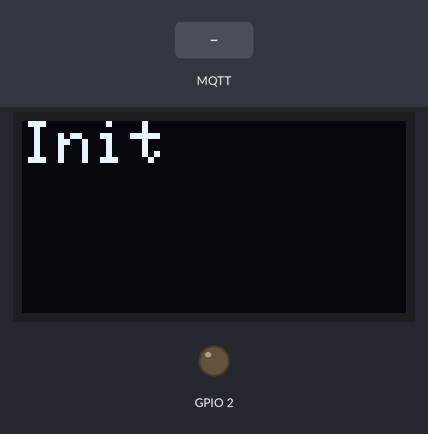
Simulated run of this sketch. Board: ESP8266 (Wemos D1 mini). On the bench: 128×64 one-colour display, output pins drawn as LEDs (lit = HIGH). Inputs (shaded band) come from the test bench. WiFi joins after 1.5 s; servers stay silent unless stated; random numbers use the default seed unless the sketch sets one; no MQTT or app messages arrive unless stated; not simulated (calls return 0 or success): secrets.h; what the sketch prints to the serial monitor is not drawn.

Above: at 2.7 s.
2.8 s: MQTT message "1" arrives on the second subscribed topic
At 3.3 s:
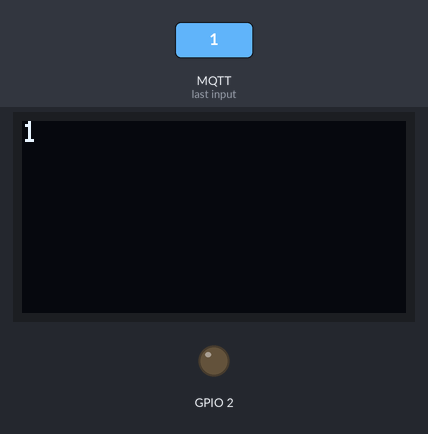
4.3 s: MQTT message "on" arrives on the second subscribed topic
At 5.5 s:
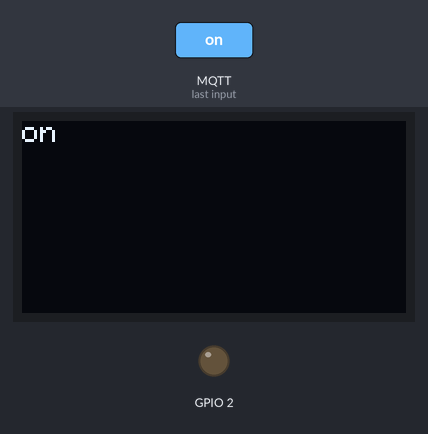
5.8 s: MQTT message "off" arrives on the second subscribed topic
At 6.7 s:
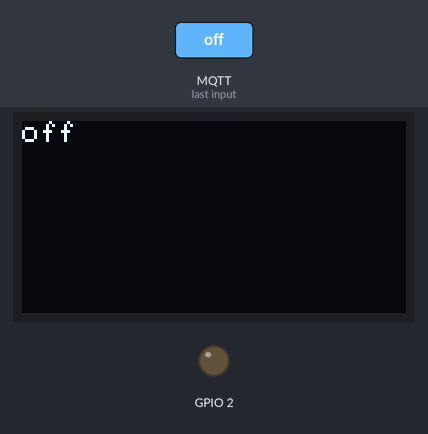
7.3 s: MQTT message "0" arrives on the first subscribed topic
At 8.1 s:
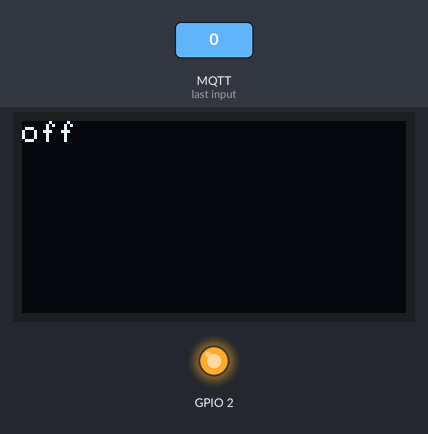
8.8 s: MQTT message "0" arrives on the second subscribed topic
At 10.2 s:
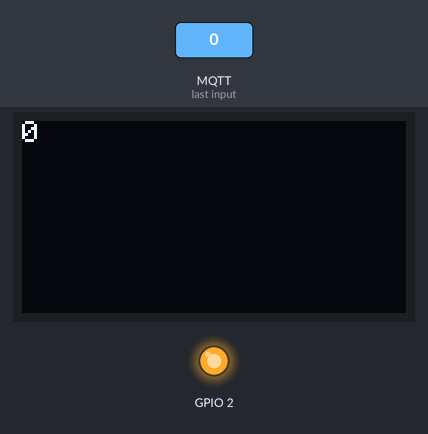
Timing chart, 0 to 11.3 s (numbered marks = the images above; inputs shaded):
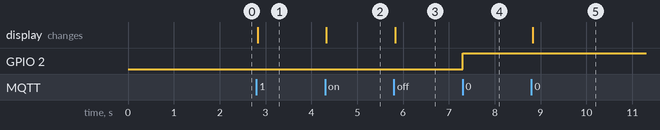

Measured:
- after the input at 2.8 s, the display: changes at once (image 1)
- after the input at 4.3 s, the display: changes at once (image 2)
- after the input at 5.8 s, the display: changes at once (image 3)
- after the input at 7.3 s, GPIO 2: LOW → HIGH at once
- after the input at 8.8 s, the display: changes at once (image 5)

The sketch:

oled-node.ino
```cpp
/*
   Ejemplo de nodo remoto para interacción con MQTT y Node-RED con Wemos D1 Mini +  Oled Relay: https://wiki.wemos.cc/products:d1_mini_shields:oled_shield
   Publica en un topic cada 10 segundos y en otro cada 60 segundos
   Está suscrito a dos topic, uno de ellos enciende y apaga el led integrado de ESP8266 y el otro muestra en pantalla el mensaje
   En cada reset publica un mensaje indicando que se ha reiniciado
   Instalar librería https://github.com/mcauser/Adafruit_SSD1306/tree/esp8266-64x48
*/

/* secrets.h
  #define SSID "......."
  #define PASSWORD "......"
  #define MQTT_SERVER "......"
  #define MQTT_USER "......."
  #define MQTT_PASSWORD "........"
*/

#include <ESP8266WiFi.h>
#include <PubSubClient.h>
#include <Wire.h>
#include <Adafruit_GFX.h>
#include <Adafruit_SSD1306.h>
#include "secrets.h"

// Update these with values suitable for your network.

#define OLED_RESET -1
Adafruit_SSD1306 display(OLED_RESET);

#define DISPOSITIVO "nodooled1" //Dispositivo que identifica al publicar en MQTT
#define RAIZ "cursomqtt"  //raiz de la ruta donde va a publicar

WiFiClient espClient;
PubSubClient client(espClient);
long lastMsg = 0;
long lastMsgM = 0;
char msg[50];
int value = 0;
int valueM = 0;

//Topics
String topic_root =  String(RAIZ) + "/" + String(DISPOSITIVO);
String publish_10sec_string = topic_root + "/dato10s";
const char* publish_10sec = publish_10sec_string.c_str();
String publish_60sec_string = topic_root + "/dato60s";
const char* publish_60sec = publish_60sec_string.c_str();
String publish_reset_string = topic_root + "/reset";
const char* publish_reset = publish_reset_string.c_str();
String subs_led_string = topic_root + "/led";
const char* subs_led = subs_led_string.c_str();
String subs_oled_string = topic_root + "/oled";
const char* subs_oled = subs_oled_string.c_str();
String lwt_topic_string = topic_root + "/status";
const char* lwt_topic = lwt_topic_string.c_str();

void setup() {
  pinMode(LED_BUILTIN, OUTPUT);     // Initialize the BUILTIN_LED pin as an output
  Serial.begin(115200);

  //display config
  display.begin(SSD1306_SWITCHCAPVCC, 0x3C);
  display.clearDisplay();
  display.setTextSize(2);
  display.setTextColor(WHITE);
  display.println("Init");
  display.println();
  display.display();

  setup_wifi();
  client.setServer(MQTT_SERVER, 1883);
  client.setCallback(callback);
}

void loop() {
  if (!client.connected()) {
    reconnect();
  }
  client.loop();

  long now = millis();
  if (now - lastMsg > 10000) {
    lastMsg = now;
    ++value;
    snprintf (msg, 50, "hello world 10s #%ld", value);
    Serial.print("Publish message: ");
    Serial.println(msg);
    client.publish(publish_10sec, msg, true);
  }

  if (now - lastMsgM > 60000) {
    lastMsgM = now;
    ++valueM;
    snprintf (msg, 50, "hello world 60s #%ld", valueM);
    Serial.print("Publish message: ");
    Serial.println(msg);
    client.publish(publish_60sec, msg, true);
  }
}

void callback(char* topic, byte* payload, unsigned int length) {
  Serial.print("Message arrived [");
  Serial.print(topic);
  Serial.print("] ");
  String texto = "";
  for (int i = 0; i < length; i++) {
    Serial.print((char)payload[i]);
    texto += (char)payload[i];
  }
  Serial.println();

  if (String(topic) == String(subs_led)) {
    // Switch on the LED if an 1 was received as first character
    if ((char)payload[0] == '1') {
      digitalWrite(LED_BUILTIN, LOW);   // Turn the LED on (Note that LOW is the voltage level
      // but actually the LED is on; this is because
      // it is active low on the ESP-01)
    } else {
      digitalWrite(LED_BUILTIN, HIGH);  // Turn the LED off by making the voltage HIGH
    }
  }

  if (String(topic) == String(subs_oled)) {
    display.clearDisplay();
    display.setTextSize(1);
    display.setTextColor(WHITE);
    display.setCursor(0, 0);
    display.println(texto);
    display.display();
  }
}

void setup_wifi() {

  delay(10);
  // We start by connecting to a WiFi network
  Serial.println();
  Serial.print("Connecting to ");
  Serial.println(SSID);

  WiFi.begin(SSID, PASSWORD);

  while (WiFi.status() != WL_CONNECTED) {
    delay(500);
    Serial.print(".");
  }

  randomSeed(micros());

  Serial.println("");
  Serial.println("WiFi connected");
  Serial.println("IP address: ");
  Serial.println(WiFi.localIP());
}

void reconnect() {
  // Loop until we're reconnected
  while (!client.connected()) {
    Serial.print("Attempting MQTT connection...");
    // Create a random client ID
    String clientId = "ESP8266-" + String(DISPOSITIVO) + "-";
    clientId += String(random(0xffff), HEX);
    // Attempt to connect
    if (client.connect(clientId.c_str(), MQTT_USER, MQTT_PASSWORD, lwt_topic, 2, false, "KO")) {
      Serial.println("connected");
      // Once connected, publish an announcement...
      client.publish(publish_reset, "reset");
      // ... and resubscribe
      client.subscribe(subs_led);
      client.subscribe(subs_oled);
    } else {
      Serial.print("failed, rc=");
      Serial.print(client.state());
      Serial.println(" try again in 5 seconds");
      // Wait 5 seconds before retrying
      delay(5000);
    }
  }
}
```
